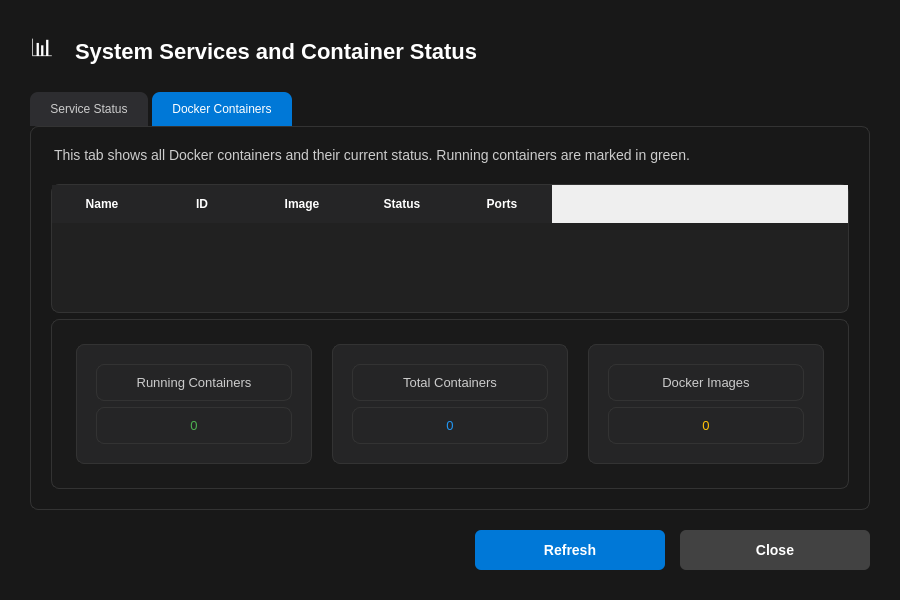
<?xml version="1.0" encoding="UTF-8"?>
<ui version="4.0">
 <class>ServiceStatusDialog</class>
 <widget class="QDialog" name="ServiceStatusDialog">
  <property name="geometry">
   <rect>
    <x>0</x>
    <y>0</y>
    <width>900</width>
    <height>600</height>
   </rect>
  </property>
  <property name="windowTitle">
   <string>System Status</string>
  </property>
  <property name="styleSheet">
   <string>
QDialog {
    background-color: #181818;
    color: #ffffff;
    font-family: 'Segoe UI', 'SF Pro Text', 'Helvetica Neue', sans-serif;
}
QLabel {
    color: #ffffff;
}
QTabWidget::pane {
    border: 1px solid #333333;
    background-color: #181818;
    border-radius: 8px;
}
QTabBar::tab {
    background-color: #2d2d30;
    color: #cccccc;
    padding: 10px 20px;
    border-top-left-radius: 8px;
    border-top-right-radius: 8px;
    margin-right: 4px;
}
QTabBar::tab:selected {
    background-color: #0078d7;
    color: white;
}
QTabBar::tab:hover:!selected {
    background-color: #3e3e42;
}
QTableWidget {
   background-color: #212121;
   color: #ffffff;
   gridline-color: #333333;
   border: 1px solid #333333;
   border-radius: 8px;
}
QTableWidget::item {
   padding: 12px;
   border-bottom: 1px solid #333333;
}
QTableWidget::item:selected {
   background-color: #0078d7;
   color: white;
}
QHeaderView::section {
   background-color: #252526;
   color: #ffffff;
   font-weight: bold;
   border: none;
   padding: 10px;
}
QPushButton {
   background-color: #0078d7; /* accentColor */
   color: white;
   border: none;
   padding: 12px 25px;
   border-radius: 6px;
   font-size: 14px;
   font-weight: 500;
   min-width: 140px;
}
QPushButton:hover {
   background-color: #1e88e5;
}
QPushButton:pressed {
   background-color: #0066c0;
}
QPushButton#closeButton { /* Specific style for close button if different */
   background-color: #424242;
}
QPushButton#closeButton:hover {
   background-color: #616161;
}
QPushButton#closeButton:pressed {
   background-color: #212121;
}
   </string>
  </property>
  <layout class="QVBoxLayout" name="mainLayout">
   <property name="spacing">
    <number>20</number>
   </property>
   <property name="leftMargin">
    <number>30</number>
   </property>
   <property name="topMargin">
    <number>30</number>
   </property>
   <property name="rightMargin">
    <number>30</number>
   </property>
   <property name="bottomMargin">
    <number>30</number>
   </property>
   <item>
    <layout class="QHBoxLayout" name="titleLayout">
     <item>
      <widget class="QLabel" name="iconLabel">
       <property name="text">
        <string>📊</string>
       </property>
       <property name="styleSheet">
        <string>font-size: 24px;</string>
       </property>
      </widget>
     </item>
     <item>
      <widget class="QLabel" name="titleLabel">
       <property name="text">
        <string>System Services and Container Status</string>
       </property>
       <property name="styleSheet">
        <string>font-size: 22px; font-weight: bold; color: #ffffff;</string>
       </property>
      </widget>
     </item>
     <item>
      <spacer name="horizontalSpacer">
       <property name="orientation">
        <enum>Qt::Horizontal</enum>
       </property>
       <property name="sizeHint" stdset="0">
        <size>
         <width>40</width>
         <height>20</height>
        </size>
       </property>
      </spacer>
     </item>
    </layout>
   </item>
   <item>
    <widget class="QTabWidget" name="tabWidget">
     <property name="currentIndex">
      <number>1</number>
     </property>
     <widget class="QWidget" name="serviceStatusTab">
      <attribute name="title">
       <string>Service Status</string>
      </attribute>
      <layout class="QVBoxLayout" name="serviceLayout">
       <property name="leftMargin">
        <number>20</number>
       </property>
       <property name="topMargin">
        <number>20</number>
       </property>
       <property name="rightMargin">
        <number>20</number>
       </property>
       <property name="bottomMargin">
        <number>20</number>
       </property>
       <item>
        <widget class="QLabel" name="serviceInfoLabel">
         <property name="text">
          <string>Below is the current status of system services. Green indicates the service is active and running properly.</string>
         </property>
         <property name="styleSheet">
          <string>font-size: 14px; color: #cccccc; margin-bottom: 15px;</string>
         </property>
         <property name="wordWrap">
          <bool>true</bool>
         </property>
        </widget>
       </item>
       <item>
        <widget class="QTableWidget" name="statusTable">
         <property name="editTriggers">
          <set>QAbstractItemView::NoEditTriggers</set>
         </property>
         <property name="selectionBehavior">
          <enum>QAbstractItemView::SelectRows</enum>
         </property>
         <property name="alternatingRowColors">
          <bool>true</bool>
         </property>
         <attribute name="verticalHeaderVisible">
          <bool>false</bool>
         </attribute>
         <column>
          <property name="text">
           <string>Service</string>
          </property>
         </column>
         <column>
          <property name="text">
           <string>Status</string>
          </property>
         </column>
         <column>
          <property name="text">
           <string>Details</string>
          </property>
         </column>
        </widget>
       </item>
      </layout>
     </widget>
     <widget class="QWidget" name="dockerContainersTab">
      <attribute name="title">
       <string>Docker Containers</string>
      </attribute>
      <layout class="QVBoxLayout" name="containersLayout">
       <property name="leftMargin">
        <number>20</number>
       </property>
       <property name="topMargin">
        <number>20</number>
       </property>
       <property name="rightMargin">
        <number>20</number>
       </property>
       <property name="bottomMargin">
        <number>20</number>
       </property>
       <item>
        <widget class="QLabel" name="containerInfoLabel">
         <property name="text">
          <string>This tab shows all Docker containers and their current status. Running containers are marked in green.</string>
         </property>
         <property name="styleSheet">
          <string>font-size: 14px; color: #cccccc; margin-bottom: 15px;</string>
         </property>
         <property name="wordWrap">
          <bool>true</bool>
         </property>
        </widget>
       </item>
       <item>
        <widget class="QTableWidget" name="containerTable">
         <property name="editTriggers">
          <set>QAbstractItemView::NoEditTriggers</set>
         </property>
         <property name="selectionBehavior">
          <enum>QAbstractItemView::SelectRows</enum>
         </property>
         <property name="alternatingRowColors">
          <bool>true</bool>
         </property>
         <attribute name="verticalHeaderVisible">
          <bool>false</bool>
         </attribute>
         <column>
          <property name="text">
           <string>Name</string>
          </property>
         </column>
         <column>
          <property name="text">
           <string>ID</string>
          </property>
         </column>
         <column>
          <property name="text">
           <string>Image</string>
          </property>
         </column>
         <column>
          <property name="text">
           <string>Status</string>
          </property>
         </column>
         <column>
          <property name="text">
           <string>Ports</string>
          </property>
         </column>
        </widget>
       </item>
       <item>
        <widget class="QFrame" name="dockerStatsFrame">
         <property name="styleSheet">
          <string>
QFrame {
    border: 1px solid #333333;
    border-radius: 8px;
    background-color: #1a1a1a;
    padding: 15px;
}
QLabel { /* Specific for labels within this frame */
    color: #cccccc; 
    font-size: 13px;
}
QLabel[isStatValue="true"] { /* Custom property to target value labels */
    font-size: 24px; 
    font-weight: bold;
}
</string>
         </property>
         <property name="frameShape">
          <enum>QFrame::StyledPanel</enum>
         </property>
         <layout class="QHBoxLayout" name="statsLayout">
          <property name="spacing">
           <number>20</number>
          </property>
          <item>
           <widget class="QFrame" name="runningContainerCard">
            <property name="styleSheet">
             <string>QFrame { background-color: #252526; border-radius: 8px; border: 1px solid #333333; padding: 10px; }</string>
            </property>
            <layout class="QVBoxLayout" name="verticalLayout_1">
             <item>
              <widget class="QLabel" name="runningContainerLabel">
               <property name="text">
                <string>Running Containers</string>
               </property>
               <property name="alignment">
                <set>Qt::AlignCenter</set>
               </property>
              </widget>
             </item>
             <item>
              <widget class="QLabel" name="runningContainerValueLabel">
               <property name="text">
                <string>0</string>
               </property>
               <property name="styleSheet">
                <string>color: #4CAF50;</string>
               </property>
               <property name="alignment">
                <set>Qt::AlignCenter</set>
               </property>
               <property name="buddy">
                <cstring>isStatValue</cstring>
               </property>
              </widget>
             </item>
            </layout>
           </widget>
          </item>
          <item>
           <widget class="QFrame" name="totalContainerCard">
            <property name="styleSheet">
             <string>QFrame { background-color: #252526; border-radius: 8px; border: 1px solid #333333; padding: 10px; }</string>
            </property>
            <layout class="QVBoxLayout" name="verticalLayout_2">
             <item>
              <widget class="QLabel" name="totalContainerLabel">
               <property name="text">
                <string>Total Containers</string>
               </property>
               <property name="alignment">
                <set>Qt::AlignCenter</set>
               </property>
              </widget>
             </item>
             <item>
              <widget class="QLabel" name="totalContainerValueLabel">
               <property name="text">
                <string>0</string>
               </property>
               <property name="styleSheet">
                <string>color: #2196F3;</string>
               </property>
               <property name="alignment">
                <set>Qt::AlignCenter</set>
               </property>
               <property name="buddy">
                <cstring>isStatValue</cstring>
               </property>
              </widget>
             </item>
            </layout>
           </widget>
          </item>
          <item>
           <widget class="QFrame" name="imageCard">
            <property name="styleSheet">
             <string>QFrame { background-color: #252526; border-radius: 8px; border: 1px solid #333333; padding: 10px; }</string>
            </property>
            <layout class="QVBoxLayout" name="verticalLayout_3">
             <item>
              <widget class="QLabel" name="imageLabel">
               <property name="text">
                <string>Docker Images</string>
               </property>
               <property name="alignment">
                <set>Qt::AlignCenter</set>
               </property>
              </widget>
             </item>
             <item>
              <widget class="QLabel" name="imageValueLabel">
               <property name="text">
                <string>0</string>
               </property>
               <property name="styleSheet">
                <string>color: #FFC107;</string>
               </property>
               <property name="alignment">
                <set>Qt::AlignCenter</set>
               </property>
               <property name="buddy">
                <cstring>isStatValue</cstring>
               </property>
              </widget>
             </item>
            </layout>
           </widget>
          </item>
         </layout>
        </widget>
       </item>
      </layout>
     </widget>
    </widget>
   </item>
   <item>
    <layout class="QHBoxLayout" name="buttonLayout">
     <property name="spacing">
      <number>15</number>
     </property>
     <item>
      <spacer name="horizontalSpacer_2">
       <property name="orientation">
        <enum>Qt::Horizontal</enum>
       </property>
       <property name="sizeHint" stdset="0">
        <size>
         <width>40</width>
         <height>20</height>
        </size>
       </property>
      </spacer>
     </item>
     <item>
      <widget class="QPushButton" name="refreshButton">
       <property name="text">
        <string>Refresh</string>
       </property>
       <property name="icon">
        <iconset theme="view-refresh"/>
       </property>
      </widget>
     </item>
     <item>
      <widget class="QPushButton" name="closeButton">
       <property name="text">
        <string>Close</string>
       </property>
      </widget>
     </item>
    </layout>
   </item>
  </layout>
  <action name="actionClose">
   <property name="text">
    <string>Close</string>
   </property>
  </action>
 </widget>
 <customwidgets>
 </customwidgets>
 <resources/>
 <connections>
  <connection>
   <sender>closeButton</sender>
   <signal>clicked()</signal>
   <receiver>ServiceStatusDialog</receiver>
   <slot>accept()</slot>
   <hints>
    <hint type="sourcelabel">
     <x>807</x>
     <y>563</y>
    </hint>
    <hint type="destinationlabel">
     <x>449</x>
     <y>299</y>
    </hint>
   </hints>
  </connection>
 </connections>
</ui>
